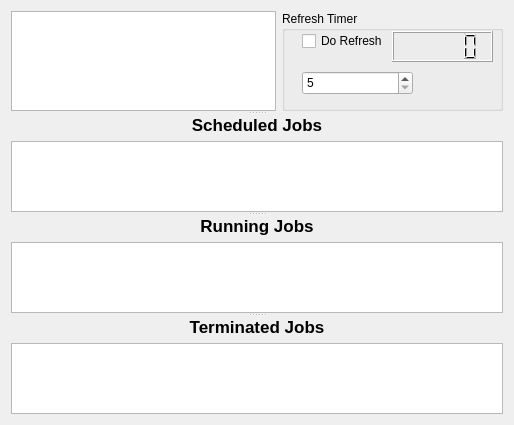
<ui version="4.0" >
 <class>DirStatForm</class>
 <widget class="QWidget" name="DirStatForm" >
  <property name="geometry" >
   <rect>
    <x>0</x>
    <y>0</y>
    <width>514</width>
    <height>425</height>
   </rect>
  </property>
  <property name="windowTitle" >
   <string>Form</string>
  </property>
  <layout class="QGridLayout" >
   <item row="0" column="0" >
    <widget class="QSplitter" name="splitter" >
     <property name="orientation" >
      <enum>Qt::Vertical</enum>
     </property>
     <widget class="QWidget" name="" >
      <layout class="QHBoxLayout" >
       <item>
        <widget class="QTextEdit" name="textEdit" >
         <property name="sizePolicy" >
          <sizepolicy vsizetype="Fixed" hsizetype="Expanding" >
           <horstretch>0</horstretch>
           <verstretch>0</verstretch>
          </sizepolicy>
         </property>
         <property name="minimumSize" >
          <size>
           <width>0</width>
           <height>0</height>
          </size>
         </property>
         <property name="maximumSize" >
          <size>
           <width>16777215</width>
           <height>100</height>
          </size>
         </property>
         <property name="sizeIncrement" >
          <size>
           <width>1</width>
           <height>0</height>
          </size>
         </property>
         <property name="focusPolicy" >
          <enum>Qt::StrongFocus</enum>
         </property>
         <property name="acceptDrops" >
          <bool>false</bool>
         </property>
         <property name="toolTip" >
          <string comment="Joblog Window" />
         </property>
         <property name="statusTip" >
          <string comment="Joblog Window" />
         </property>
         <property name="whatsThis" >
          <string comment="Joblog Window" />
         </property>
         <property name="horizontalScrollBarPolicy" >
          <enum>Qt::ScrollBarAsNeeded</enum>
         </property>
         <property name="autoFormatting" >
          <set>QTextEdit::AutoNone</set>
         </property>
         <property name="tabChangesFocus" >
          <bool>false</bool>
         </property>
         <property name="documentTitle" >
          <string comment="Joblog Window" />
         </property>
         <property name="lineWrapMode" >
          <enum>QTextEdit::NoWrap</enum>
         </property>
         <property name="readOnly" >
          <bool>true</bool>
         </property>
        </widget>
       </item>
       <item>
        <widget class="QGroupBox" name="groupBox" >
         <property name="sizePolicy" >
          <sizepolicy vsizetype="Fixed" hsizetype="Fixed" >
           <horstretch>0</horstretch>
           <verstretch>0</verstretch>
          </sizepolicy>
         </property>
         <property name="minimumSize" >
          <size>
           <width>221</width>
           <height>100</height>
          </size>
         </property>
         <property name="maximumSize" >
          <size>
           <width>221</width>
           <height>100</height>
          </size>
         </property>
         <property name="title" >
          <string>Refresh Timer</string>
         </property>
         <widget class="QSpinBox" name="spinBox" >
          <property name="geometry" >
           <rect>
            <x>20</x>
            <y>60</y>
            <width>111</width>
            <height>24</height>
           </rect>
          </property>
          <property name="minimum" >
           <number>5</number>
          </property>
          <property name="maximum" >
           <number>999</number>
          </property>
         </widget>
         <widget class="QCheckBox" name="checkBox" >
          <property name="geometry" >
           <rect>
            <x>20</x>
            <y>20</y>
            <width>101</width>
            <height>20</height>
           </rect>
          </property>
          <property name="text" >
           <string>Do Refresh</string>
          </property>
         </widget>
         <widget class="QLCDNumber" name="timerDisplay" >
          <property name="geometry" >
           <rect>
            <x>110</x>
            <y>20</y>
            <width>101</width>
            <height>31</height>
           </rect>
          </property>
         </widget>
        </widget>
       </item>
      </layout>
     </widget>
     <widget class="QWidget" name="dirstatlayoutWidget" >
      <layout class="QVBoxLayout" >
       <property name="spacing" >
        <number>6</number>
       </property>
       <property name="leftMargin" >
        <number>0</number>
       </property>
       <property name="topMargin" >
        <number>0</number>
       </property>
       <property name="rightMargin" >
        <number>0</number>
       </property>
       <property name="bottomMargin" >
        <number>0</number>
       </property>
       <item>
        <widget class="QLabel" name="scheduledLabel" >
         <property name="layoutDirection" >
          <enum>Qt::LeftToRight</enum>
         </property>
         <property name="text" >
          <string>&lt;html>&lt;head>&lt;meta name="qrichtext" content="1" />&lt;style type="text/css">
p, li { white-space: pre-wrap; }
&lt;/style>&lt;/head>&lt;body style=" font-family:'Sans Serif'; font-size:9pt; font-weight:400; font-style:normal; text-decoration:none;">
&lt;p style=" margin-top:0px; margin-bottom:0px; margin-left:0px; margin-right:0px; -qt-block-indent:0; text-indent:0px;">&lt;span style=" font-size:13pt; font-weight:600;">Scheduled Jobs&lt;/span>&lt;/p>&lt;/body>&lt;/html></string>
         </property>
         <property name="alignment" >
          <set>Qt::AlignCenter</set>
         </property>
        </widget>
       </item>
       <item>
        <widget class="QTableWidget" name="scheduledTable" />
       </item>
      </layout>
     </widget>
     <widget class="QWidget" name="layoutWidget_2" >
      <layout class="QVBoxLayout" >
       <property name="spacing" >
        <number>6</number>
       </property>
       <property name="leftMargin" >
        <number>0</number>
       </property>
       <property name="topMargin" >
        <number>0</number>
       </property>
       <property name="rightMargin" >
        <number>0</number>
       </property>
       <property name="bottomMargin" >
        <number>0</number>
       </property>
       <item>
        <widget class="QLabel" name="runningLabel" >
         <property name="layoutDirection" >
          <enum>Qt::LeftToRight</enum>
         </property>
         <property name="text" >
          <string>&lt;html>&lt;head>&lt;meta name="qrichtext" content="1" />&lt;style type="text/css">
p, li { white-space: pre-wrap; }
&lt;/style>&lt;/head>&lt;body style=" font-family:'Sans Serif'; font-size:9pt; font-weight:400; font-style:normal; text-decoration:none;">
&lt;p style=" margin-top:0px; margin-bottom:0px; margin-left:0px; margin-right:0px; -qt-block-indent:0; text-indent:0px;">&lt;span style=" font-size:13pt; font-weight:600;">Running Jobs&lt;/span>&lt;/p>&lt;/body>&lt;/html></string>
         </property>
         <property name="alignment" >
          <set>Qt::AlignCenter</set>
         </property>
        </widget>
       </item>
       <item>
        <widget class="QTableWidget" name="runningTable" />
       </item>
      </layout>
     </widget>
     <widget class="QWidget" name="layoutWidget" >
      <layout class="QVBoxLayout" >
       <property name="spacing" >
        <number>6</number>
       </property>
       <property name="leftMargin" >
        <number>0</number>
       </property>
       <property name="topMargin" >
        <number>0</number>
       </property>
       <property name="rightMargin" >
        <number>0</number>
       </property>
       <property name="bottomMargin" >
        <number>0</number>
       </property>
       <item>
        <widget class="QLabel" name="terminatedLabel" >
         <property name="layoutDirection" >
          <enum>Qt::LeftToRight</enum>
         </property>
         <property name="text" >
          <string>&lt;html>&lt;head>&lt;meta name="qrichtext" content="1" />&lt;style type="text/css">
p, li { white-space: pre-wrap; }
&lt;/style>&lt;/head>&lt;body style=" font-family:'Sans Serif'; font-size:9pt; font-weight:400; font-style:normal; text-decoration:none;">
&lt;p style=" margin-top:0px; margin-bottom:0px; margin-left:0px; margin-right:0px; -qt-block-indent:0; text-indent:0px;">&lt;span style=" font-size:13pt; font-weight:600;">Terminated Jobs&lt;/span>&lt;/p>&lt;/body>&lt;/html></string>
         </property>
         <property name="alignment" >
          <set>Qt::AlignCenter</set>
         </property>
        </widget>
       </item>
       <item>
        <widget class="QTableWidget" name="terminatedTable" />
       </item>
      </layout>
     </widget>
    </widget>
   </item>
  </layout>
  <action name="actionRefresh" >
   <property name="icon" >
    <iconset resource="../main.qrc" >:/images/view-refresh.png</iconset>
   </property>
   <property name="text" >
    <string>Refresh</string>
   </property>
  </action>
  <action name="actionCancelRunning" >
   <property name="icon" >
    <iconset resource="../main.qrc" >:/images/utilities-terminal.png</iconset>
   </property>
   <property name="text" >
    <string>Cancel Selected Running Jobs</string>
   </property>
  </action>
  <action name="actionDisableScheduledJob" >
   <property name="icon" >
    <iconset resource="../main.qrc" >:/images/utilities-terminal.png</iconset>
   </property>
   <property name="text" >
    <string>Disable Scheduled Job</string>
   </property>
  </action>
 </widget>
 <resources>
  <include location="../main.qrc" />
 </resources>
 <connections/>
</ui>
